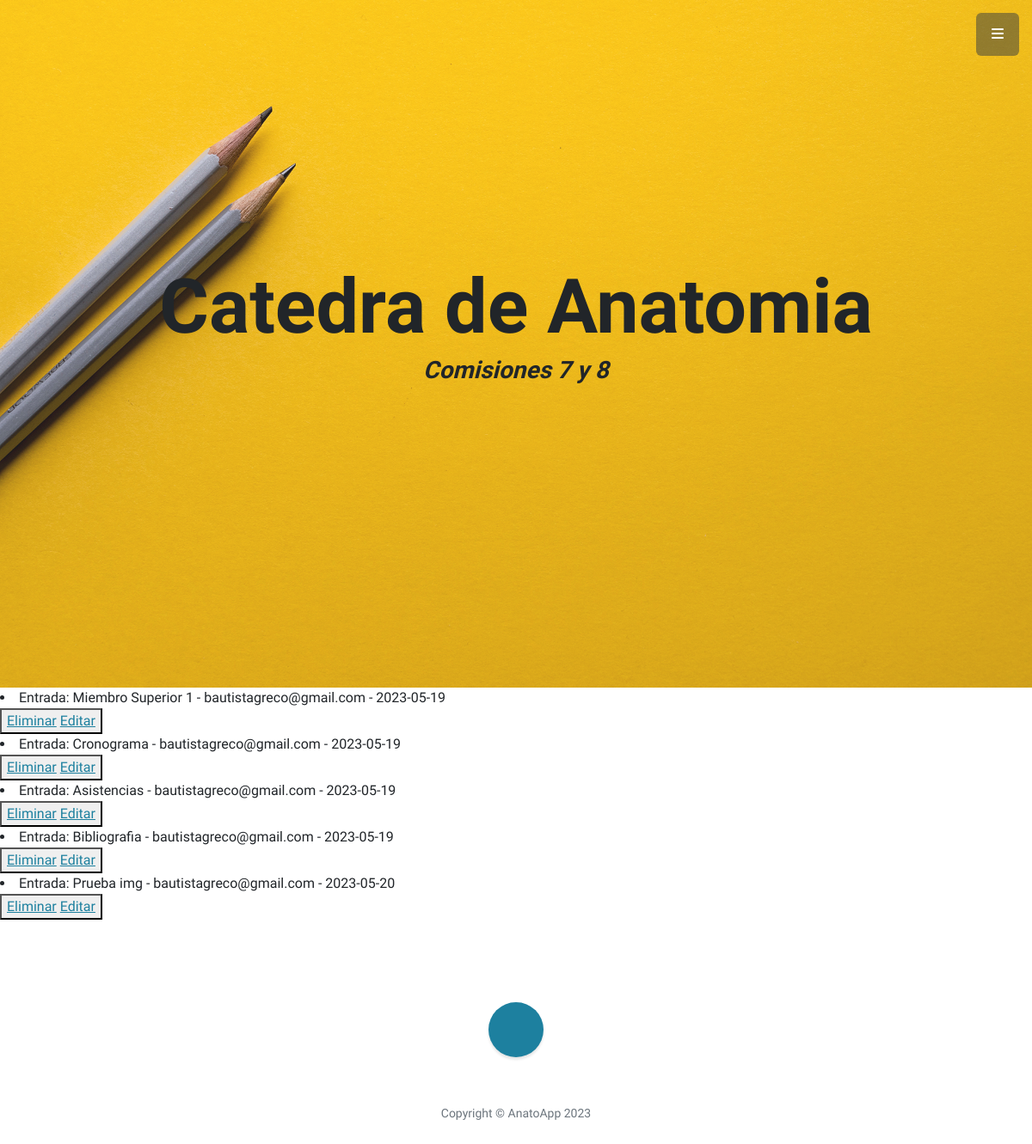
The app's page /AnatoApp/leerEntradas with its own data.
### AnatoApp/models.py (models this page shows)
class Entrada(models.Model):
    def __str__(self):
        return f"Entrada: {self.titulo} - {self.autor} - {self.fecha}"
    titulo = models.CharField(max_length=100)
    subtitulo = models.CharField(max_length=100)
    cuerpo = models.TextField()
    fecha = models.DateField(auto_now_add=True)
    imagen = models.ImageField(upload_to='media', null=True, blank = True)
    autor = models.ForeignKey(User, on_delete=models.CASCADE)

### AnatoApp/views.py (the view)
# urls.py: path('leerEntradas',views.leerEntradas,name='LeerEntradas'),
def leerEntradas (request):
    entradas= Entrada.objects.all()
    contexto= {"entradas": entradas}
    return render(request, "AnatoApp/leerEntradas.html",contexto)

### AnatoApp/templates/AnatoApp/leerEntradas.html (shortened to what this page needs)
{% extends "AnatoApp/pagina2.html" %}
{% load static %}
{% block Alumnos %}
<!DOCTYPE html>
<html lang="en">
<head>
</head>
<body>
    {% for p in entradas %}
        <li>{{p}}</li>
        <button>
            <a href="{% url 'EliminarEntrada' p.titulo %}"> Eliminar</a>
            <a href="{% url 'EditarEntrada' p.titulo %}"> Editar</a>
        </button>
    {% endfor %}
</body>
</html>
{% endblock %}

### records on screen
Entrada: titulo+autor+fecha "Entrada: Miembro Superior 1 - bautistagreco@gmail.com - 2023-05-19"
Entrada: titulo+autor+fecha "Entrada: Cronograma - bautistagreco@gmail.com - 2023-05-19"
Entrada: titulo+autor+fecha "Entrada: Asistencias - bautistagreco@gmail.com - 2023-05-19"
Entrada: titulo+autor+fecha "Entrada: Bibliografia - bautistagreco@gmail.com - 2023-05-19"
Entrada: titulo+autor+fecha "Entrada: Prueba img - bautistagreco@gmail.com - 2023-05-20"
